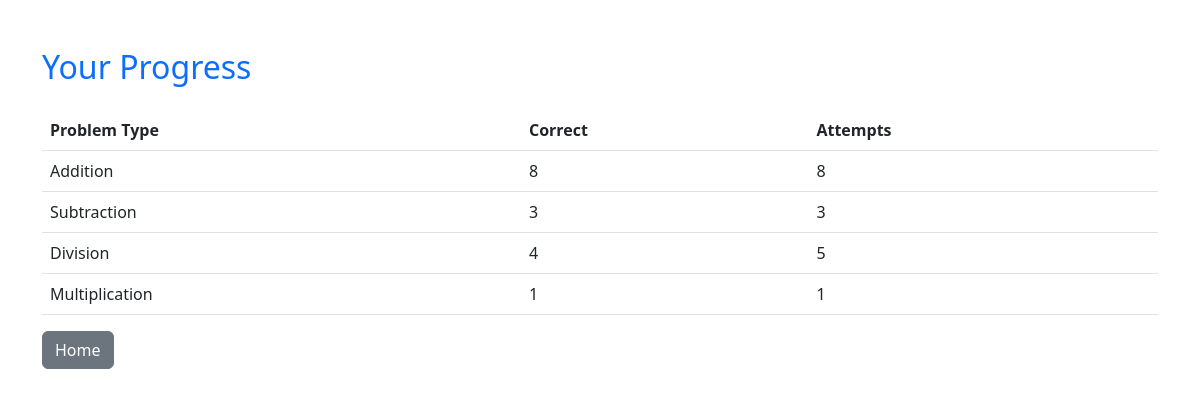
/progress (signed in), run on an earlier commit of the app's database.
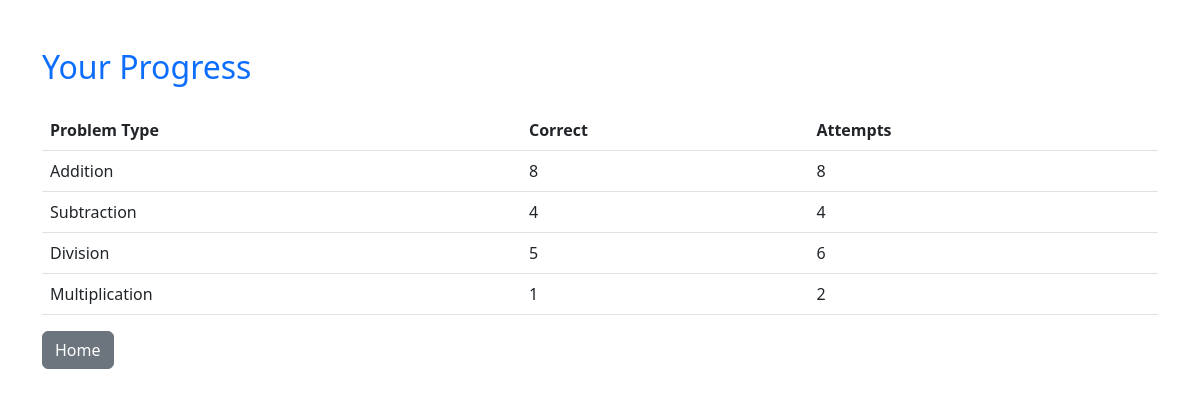
And on a later commit of the database.
### run.py (models this page shows)
class Progress(db.Model):
    id = db.Column(db.Integer, primary_key=True)
    user_id = db.Column(db.Integer, db.ForeignKey('user.id', ondelete="CASCADE"))
    problem_type = db.Column(db.String(50), nullable=False)
    correct_count = db.Column(db.Integer, default=0)
    attempt_count = db.Column(db.Integer, default=0)

### run.py (the view)
@app.route("/progress")
@login_required
def progress():
    user_progress = Progress.query.filter_by(user_id=current_user.id).all()
    progress_data = [
        {"problem_type": entry.problem_type, "correct_count": entry.correct_count, "attempt_count": entry.attempt_count}
        for entry in user_progress
    ]
    return render_template("progress.html", progress=progress_data)

### run.py (called while the page is built)
@login_manager.user_loader
def load_user(user_id):
    return User.query.get(int(user_id))

### app/templates/progress.html (shortened to what this page needs)
<!DOCTYPE html>
<html lang="en">
<head>
    <link href="https://cdn.jsdelivr.net/npm/bootstrap@5.3.0/dist/css/bootstrap.min.css" rel="stylesheet">
</head>
<body>
    <div class="container mt-5">
        <h2 class="text-primary">Your Progress</h2>
        <table class="table mt-4">
            <thead>
                <tr>
                    <th>Problem Type</th>
                    <th>Correct</th>
                    <th>Attempts</th>
                </tr>
            </thead>
            <tbody>
                {% for progress in progress %}
                    <tr>
                        <td>{{ progress.problem_type }}</td>
                        <td>{{ progress.correct_count }}</td>
                        <td>{{ progress.attempt_count }}</td>
                    </tr>
                {% endfor %}
            </tbody>
        </table>
        <a href="/" class="btn btn-secondary">Home</a>
    </div>
</body>
</html>

What changed in the data, as far as the page shows it:
changed Progress "Subtraction": correct_count "3" → "4"; attempt_count "3" → "4"
changed Progress "Division": correct_count "4" → "5"; attempt_count "5" → "6"
changed Progress "Multiplication": attempt_count "1" → "2"
